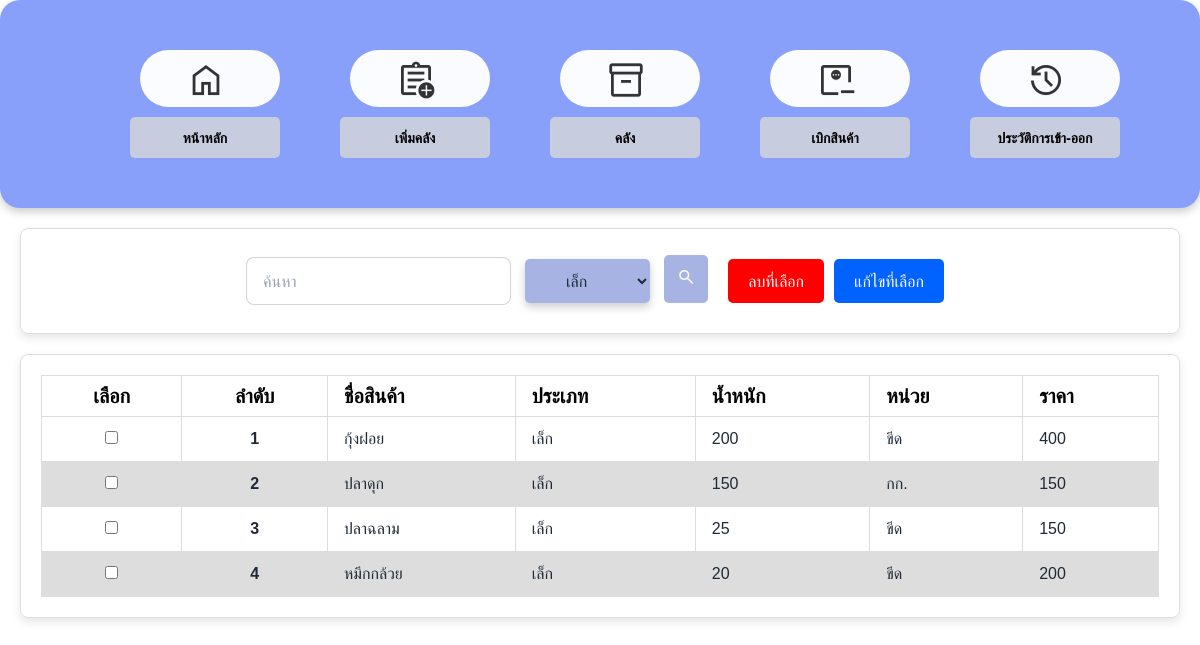
Page /projectfish/inventory.php?type=เล็ก on the committed database.
### tables this page shows
CREATE TABLE `inventory` (
  `id` int(11) NOT NULL,
  `product_name` varchar(255) DEFAULT NULL,
  `action` enum('เข้า','ออก') NOT NULL,
  `type` varchar(255) DEFAULT NULL,
  `weight` int(11) DEFAULT NULL,
  `unit` varchar(255) DEFAULT NULL,
  `price` int(11) DEFAULT NULL,
  `weight_out` decimal(10,2) DEFAULT NULL,
  `status` enum('เข้าคลัง','ออก') NOT NULL,
  `date_time` timestamp NOT NULL DEFAULT current_timestamp()
);

### projectfish/inventory.php (the view, shortened to what this page needs)
<!DOCTYPE html>
<html lang="th">
<head>
    <link href="inventory_style.css" rel="stylesheet" type="text/css" />
    <link href="table_inv.css" rel="stylesheet" type="text/css" />
    <link href="https://cdn.jsdelivr.net/npm/daisyui@4.12.10/dist/full.min.css" rel="stylesheet" type="text/css" />
    <script src="https://cdn.tailwindcss.com"></script>
    <link rel="stylesheet" href="https://cdnjs.cloudflare.com/ajax/libs/font-awesome/6.0.0-beta3/css/all.min.css" />
</head>
<body>
    <div class="main-container">
        <div class="button-container">
            <div>
                <button class="btn glass"><a href="index.php">
                        <i class="material-symbols-outlined icon-large mr-2">home</i>
                    </a></button>
                <div class="la"><b>หน้าหลัก</b></div>
            </div>
            <div>
                <button class="btn glass"><a href="add_inventory.php">
                        <i class="material-symbols-outlined icon-large mr-2">assignment_add</i>
                    </a></button>
                <div class="la"><b>เพิ่มคลัง</b></div>
            </div>
            <div>
                <button class="btn glass"><a href="inventory.php">
                        <i class="material-symbols-outlined icon-large mr-2">inventory_2</i>
                    </a></button>
                <div class="la"><b>คลัง</b></div>
            </div>
            <div>
                <button class="btn glass"><a href="minus.php">
                        <i class="material-symbols-outlined icon-large mr-2">monitor_weight_loss</i>
                    </a></button>
                <div class="la"><b>เบิกสินค้า</b></div>
            </div>
            <div>
                <button class="btn glass"><a href="history.php">
                        <i class="material-symbols-outlined icon-large mr-2">history</i>
                    </a></button>
                <div class="la2"><b>ประวัติการเข้า-ออก</b></div>
            </div>
        </div>
    </div>
    <?php
    $servername = "localhost";
    $username = "root";
    $password = "";
    $dbname = "inventory_db";
    $conn = new mysqli($servername, $username, $password, $dbname);
    $type_filter = isset($_GET['type']) ? $_GET['type'] : '';
    $search_query = isset($_GET['search']) ? $_GET['search'] : '';
$sql = "SELECT * FROM inventory WHERE 1=1";
if ($type_filter) {
    $type_filter = $conn->real_escape_string($type_filter);
    $sql .= " AND type = '$type_filter'";
}
$sql .= " ORDER BY weight DESC";
$result = $conn->query($sql);
    ?>
    <div class="wrapper">
        <div class="search-box">
            <form action="" method="GET">
                <input type="text" name="search" class="input input-bordered w-24 md:w-auto" placeholder="ค้นหา" value="<?php echo htmlspecialchars($search_query); ?>">
                <select name="type" class="search-select">
                    <option value="เล็ก" <?php if ($type_filter == 'เล็ก') echo 'selected'; ?>>เล็ก</option>
                </select>
                <button type="submit" class="search-button">
                    <i class="material-symbols-outlined icon-large1">search</i>
                </button>
            </form>
        </div>
        <button onclick="deleteSelected()" class="delete-button">ลบที่เลือก</button>
        <button onclick="EditSelected()" class="edit-button">แก้ไขที่เลือก</button>
    </div>
    <div class="te">
        <table class="table">
            <thead>
                <tr style="font-size:20px;">
                    <th><center>เลือก</center></th>
                    <th><center>ลำดับ</center></th>
                    <th>ชื่อสินค้า</th>
                    <th>ประเภท</th>
                    <th>น้ำหนัก</th>
                    <th>หน่วย</th>
                    <th>ราคา</th>
                </tr>
            </thead>
            <tbody>
                <?php
                if ($result->num_rows > 0) {
                    $row_number = 1;
                    while ($row = $result->fetch_assoc()) {
                        echo "<tr style='font-size:16px;'>";
                        echo "<td><center><input type='checkbox' name='delete_ids[]' value='" . $row['id'] . "'></center></td>";
                        echo "<th style='text-align: center;'>" . $row_number . "</th>";
                        echo "<td>" . $row['product_name'] . "</td>";
                        echo "<td>" . $row['type'] . "</td>";
                        echo "<td>" . $row['weight'] . "</td>";
                        echo "<td>" . $row['unit'] . "</td>";
                        echo "<td>" . $row['price'] . "</td>";
                        echo "</tr>";
                        $row_number++;
                    }
                } else {
                    echo "<tr><td colspan='7' style='text-align: center;'>ไม่มีข้อมูล</td></tr>";
                }
                ?>
            </tbody>
        </table>
    </div>
</body>
</html>

### projectfish/inventory_style.css (style rules this page uses)
.main-container { display: flex; align-items: center; justify-content: center; width: auto; padding: 50px; border-radius: 20px; box-shadow: 0 4px 8px rgba(0, 0, 0, 0.2); background-color: #89a0fa; background-size: cover; background-position: center; background-repeat: no-repeat; }
.button-container { display: flex; flex-wrap: wrap-reverse; justify-content: center; gap: 10px; }
.btn { display: flex; align-items: center; justify-content: center; width: 140px; padding: 10px; border: none; border-radius: 50px; background-color: rgba(255, 255, 255, 0.955); color: #333; cursor: pointer; text-align: center; text-decoration: none; transition: background-color 0.3s ease; margin-left: 60px; }
.btn a { text-decoration: none; color: inherit; display: flex; align-items: center; justify-content: center; }
.la, .la2 { margin-top: 10px; margin-left: 50px; font-size: 14px; background-color: #d7d7d7cb; color: #000000; border: none; padding: 10px; border-radius: 5px; text-align: center; }
.wrapper { display: flex; align-items: center; justify-content: space-between; padding: 20px; margin: 20px; border: 1px solid #ddd; border-radius: 8px; box-shadow: 0 4px 8px rgba(0, 0, 0, 0.1); }
.wrapper { display: flex; align-items: center; justify-content: center; margin: 20px; }
.wrapper .search-box { margin-right: 20px; display: flex; align-items: center; }
.wrapper .delete-button { margin-left: 0; }
.search-box { display: flex; align-items: center; }
.search-button { background-color: #A7B3E3; color: #fff; border: none; padding: 10px; border-radius: 5px; cursor: pointer; }
.delete-button { margin-left: 20px; padding: 10px 20px; background-color: red; color: white; border: none; border-radius: 5px; cursor: pointer; }
.edit-button { margin-right: 20px; padding: 10px 20px; background-color: rgb(0, 98, 255); color: white; border: none; border-radius: 5px; cursor: pointer; }
.search-select { box-shadow: 0 4px 8px rgba(0, 0, 0, 0.2); background-color: #A7B3E3; border-radius: 5px; margin: 10px; padding: 10px; padding-right: 20px; text-align: center; }

### projectfish/table_inv.css (style rules this page uses)
.te { display: flex; align-items: center; justify-content: space-between; padding: 20px; margin: 20px; border: 1px solid #ddd; border-radius: 8px; box-shadow: 0 4px 8px rgba(0, 0, 0, 0.1); }
table { font-family: arial, sans-serif; border-collapse: collapse; width: 100%; }
td, th { border: 1px solid #dddddd; text-align: left; padding: 8px; }
tr:nth-child(even) { background-color: #dddddd; }

### projectfish/inventory.php (style rules this page uses)
.icon-large { font-size: 40px; }
.icon-large1 { padding: 2px; font-size: 20px; }
.edit-button { margin: 10px; }
.table :where(thead,tfoot) { color: black; }
.btn { display: flex; align-items: center; justify-content: center; width: 140px; height: 1.5cm; border: none; border-radius: 50px; background-color: rgba(255, 255, 255, 0.955); color: #333; cursor: pointer; text-align: center; text-decoration: none; transition: background-color 0.3s ease; margin-left: 60px; }

### rows in the picture
inventory: product_name "กุ้งฝอย", type "เล็ก", weight "200", unit "ขีด", price "400"
inventory: product_name "ปลาดุก", type "เล็ก", weight "150", unit "กก.", price "150"
inventory: product_name "ปลาฉลาม", type "เล็ก", weight "25", unit "ขีด", price "150"
inventory: product_name "หมึกกล้วย", type "เล็ก", weight "20", unit "ขีด", price "200"
